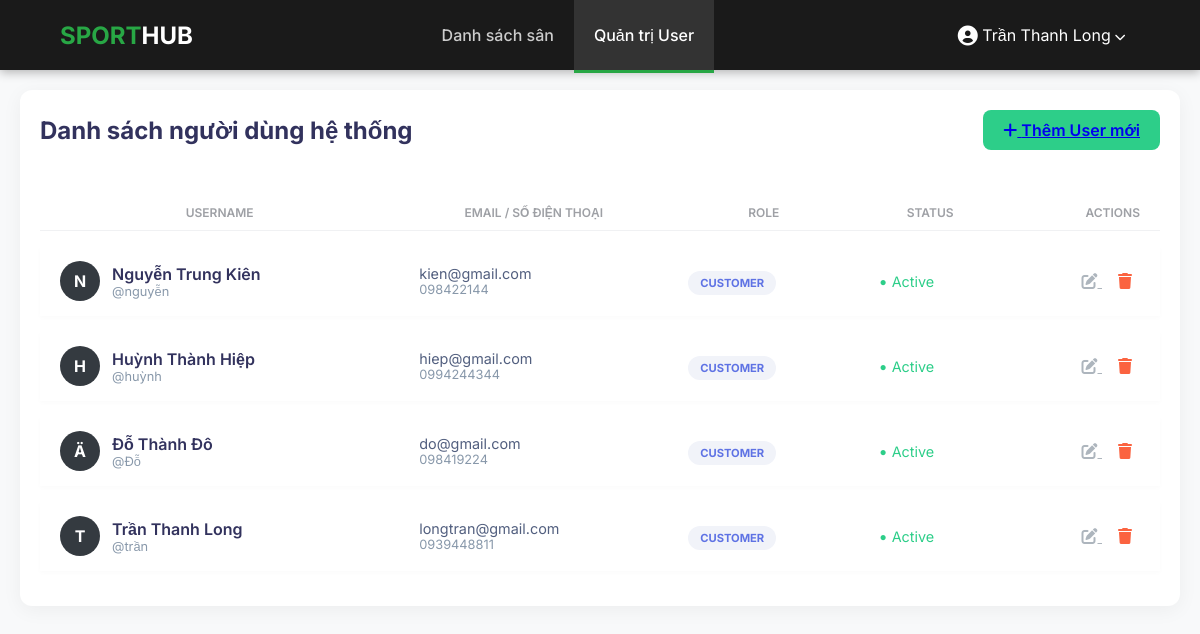
Page /index.php?action=user (signed in) on the committed database.
### tables this page shows
CREATE TABLE `users` (
  `id` int(11) NOT NULL,
  `name` varchar(100) NOT NULL,
  `email` varchar(100) NOT NULL,
  `password` varchar(255) NOT NULL,
  `phone` varchar(15) DEFAULT NULL,
  `created_at` timestamp NOT NULL DEFAULT current_timestamp()
);

### src/Controllers/UserController.php (called while the page is built, shortened)
<?php
class UserController
{
    private $userModel;
    public function __construct()
    {
        $this->userModel = new UserModel();
    }
    public function index()
    {
        $users = $this->userModel->getAllUsers();
        require_once PROJECT_ROOT . '/views/layout/header.php';
        require_once PROJECT_ROOT . '/views/User/UserList.php';
        require_once PROJECT_ROOT . '/views/layout/footer.php';
    }
}

### src/database.php (called while the page is built, shortened)
<?php
class Database
{
    private static $instance = null;
    private $conn;
    private $host = 'localhost';
    private $db_name = 'datsan_thethao_db';
    private $username = 'root';
    private $password = '';
    private function __construct()
    {
        try {
            $this->conn = new
                PDO(
                    "mysql:host={$this->host};dbname={$this->db_name}",
                    $this->username,
                    $this->password
                );
            $this->conn->setAttribute(
                PDO::ATTR_ERRMODE,
                PDO::ERRMODE_EXCEPTION
            );
            $this->conn->exec("set names utf8");
        } catch (PDOException $exception) {
            echo "Connection error: " . $exception->getMessage();
        }
    }
    public static function getInstance()
    {
        if (!self::$instance) {
            self::$instance = new Database();
        }
        return self::$instance;
    }
    public function getConnection()
    {
        return $this->conn;
    }
}

### src/Models/UserModel.php (called while the page is built, shortened)
<?php
class UserModel
{
    private $conn;
    public function __construct()
    {
        $this->conn = Database::getInstance()->getConnection();
    }
    public function getAllUsers()
    {
        $stmt = $this->conn->prepare("SELECT id, name, email, phone FROM users ORDER BY id DESC");
        $stmt->execute();
        return $stmt->fetchAll(\PDO::FETCH_ASSOC);
    }
}

### views/User/UserList.php (the view, shortened to what this page needs)
<div class="user-list-container">
    <div style="display: flex; justify-content: space-between; align-items: center; margin-bottom: 30px;">
        <h2 style="font-weight: 700; color: #32325d; margin: 0;">Danh sách người dùng hệ thống</h2>
        <a href="index.php?action=add_user" class="btn btn-primary" style="background: #2dce89; border: none; border-radius: 8px; padding: 10px 20px; font-weight: 600;">
            <i class="fa fa-plus me-2"></i> Thêm User mới
        </a>
    </div>
    <table class="table-modern">
        <thead>
            <tr>
                <th>Username</th>
                <th>Email / Số điện thoại</th>
                <th>Role</th>
                <th>Status</th>
                <th style="text-align: right;">Actions</th>
            </tr>
        </thead>
        <tbody>
            <?php if (!empty($users)): ?>
                <?php foreach ($users as $user): ?>
                    <tr>
                        <td>
                            <div class="user-info">
                                <div class="avatar-circle">
                                    <?= strtoupper(substr($user['name'], 0, 1)) ?>
                                </div>
                                <div>
                                    <div style="font-weight: 600; color: #32325d;"><?= htmlspecialchars($user['name']) ?></div>
                                    <div style="font-size: 0.8rem; color: #8898aa;">@<?= strtolower(explode(' ', $user['name'])[0]) ?></div>
                                </div>
                            </div>
                        </td>
                        <td>
                            <div style="color: #525f7f; font-size: 0.9rem;"><?= htmlspecialchars($user['email']) ?></div>
                            <div style="font-size: 0.8rem; color: #8898aa;"><?= htmlspecialchars($user['phone'] ?? '---') ?></div>
                        </td>
                        <td>
                            <span class="badge-role">CUSTOMER</span>
                        </td>
                        <td>
                            <span class="status-active">Active</span>
                        </td>
                        <td style="text-align: right;" class="action-btns">
                            <a href="index.php?action=edit_user&id=<?= $user['id'] ?>" title="Sửa">
                                <i class="fas fa-edit"></i>
                            </a>
                            <a href="index.php?action=delete_user&id=<?= $user['id'] ?>"
                               style="color: #fb6340;"
                               onclick="return confirm('Xóa user này?')" title="Xóa">
                                <i class="fas fa-trash"></i>
                            </a>
                        </td>
                    </tr>
                <?php endforeach; ?>
            <?php endif; ?>
        </tbody>
    </table>
</div>

### public/index.php (shortened to what this page needs)
<?php
$action = $_GET['action'] ?? 'index';
switch ($action) {
    case 'login':
    case 'register':
    case 'do_login':
    case 'do_register':
    case 'logout':
    case 'user':
    case 'add_user':
    case 'do_add_user':
    case 'edit_user':
    case 'update_user':
    case 'delete_user':
        $controller = new UserController();
        break;
}
switch ($action) {
    case 'user':
        $controller->index();
        break;
}

### views/layout/header.php (shortened to what this page needs)
<?php
$current_action = $_GET['action'] ?? 'index';
function isActive($action, $current_action)
{
    $court_actions = ['courts', 'index', 'add', 'edit', 'update', 'delete', 'booking'];
    $user_actions = ['user', 'add_user', 'edit_user', 'update_user', 'delete_user'];
    if ($action === 'user' && in_array($current_action, $user_actions)) return 'active';
    return ($action === $current_action) ? 'active' : '';
}
?>
<!DOCTYPE html>
<html lang="vi">
<head>
    <link rel="stylesheet" href="https://cdnjs.cloudflare.com/ajax/libs/font-awesome/6.0.0/css/all.min.css">
</head>
<body>
    <nav class="navbar">
        <a href="index.php" class="nav-brand">SPORT<span style="color:white">HUB</span></a>
        <ul class="nav-links">
            <li>
                <a href="index.php?action=courts" class="<?= isActive('courts', $current_action); ?>">
                     Danh sách sân
                </a>
            </li>
            <li>
                <a href="index.php?action=user" class="<?= isActive('user', $current_action); ?>">
                     Quản trị User
                </a>
            </li>
        </ul>
        <div class="user-menu" id="user-menu-dropdown">
            <div class="user-name">
                <i class="fas fa-user-circle fa-lg me-1"></i>
                <span><?php echo htmlspecialchars($_SESSION['user_name']); ?></span>
                <i class="fas fa-chevron-down ms-1" style="font-size: 0.7rem;"></i>
            </div>
        </div>
    </nav>
    <div class="container">

### views/layout/footer.php (shortened to what this page needs)
    </div>
</body>
</html>

### views/layout/header.php (style rules this page uses)
:root { --primary-color: #28a745; --dark-color: #1a1a1a; --text-light: #ffffff; --bg-body: #f8f9fa; }
body { font-family: 'Inter', sans-serif; background-color: var(--bg-body); margin: 0; padding-top: 70px; }
.navbar { background-color: var(--dark-color); color: var(--text-light); padding: 0 5%; position: fixed; top: 0; left: 0; width: 90%; height: 70px; display: flex; justify-content: space-between; align-items: center; box-shadow: 0 2px 10px rgba(0, 0, 0, 0.3); z-index: 1000; }
.nav-brand { font-size: 1.5rem; font-weight: 700; color: var(--primary-color); text-decoration: none; }
.nav-links { list-style: none; margin: 0; padding: 0; display: flex; height: 100%; }
.nav-links li { height: 100%; }
.nav-links li a { display: flex; align-items: center; color: #ccc; text-decoration: none; padding: 0 20px; height: 100%; transition: all 0.3s; font-weight: 500; border-bottom: 3px solid transparent; }
.nav-links li a:hover, .nav-links li a.active { color: var(--text-light); background-color: #333; border-bottom: 3px solid var(--primary-color); }
.user-menu { position: relative; height: 100%; display: flex; align-items: center; }
.user-name { cursor: pointer; padding: 10px 15px; border-radius: 8px; transition: background 0.3s; }
.container { max-width: 1200px; margin: 0 auto; padding: 20px; }

### views/User/UserList.php (style rules this page uses)
.user-list-container { background-color: #fff; border-radius: 12px; padding: 20px; box-shadow: 0 4px 20px rgba(0,0,0,0.05); }
.table-modern { width: 100%; border-collapse: separate; border-spacing: 0 15px; }
.table-modern th { color: #9ea0a5; font-weight: 600; text-transform: uppercase; font-size: 0.75rem; padding: 10px 20px; border-bottom: 1px solid #f0f1f3; }
.table-modern tbody tr { background-color: #fff; transition: transform 0.2s; box-shadow: 0 2px 5px rgba(0,0,0,0.02); }
.table-modern td { padding: 15px 20px; vertical-align: middle; }
.user-info { display: flex; align-items: center; gap: 12px; }
.avatar-circle { width: 40px; height: 40px; background-color: #343a40; border-radius: 50%; display: flex; align-items: center; justify-content: center; color: white; font-weight: bold; }
.badge-role { padding: 5px 12px; border-radius: 20px; font-size: 0.7rem; font-weight: bold; background: #f1f3f9; color: #5e72e4; }
.status-active { color: #2dce89; display: flex; align-items: center; gap: 5px; font-size: 0.9rem; }
.status-active::before { content: "●"; font-size: 12px; }
.action-btns a { color: #adb5bd; margin: 0 8px; transition: 0.3s; }

### rows in the picture
users: name "N", name "Nguyễn Trung Kiên", name "nguyễn", email "kien@gmail.com", phone "098422144"
users: name "H", name "Huỳnh Thành Hiệp", name "huỳnh", email "hiep@gmail.com", phone "0994244344"
users: name "Ä", name "Đỗ Thành Đô", name "Đỗ", email "do@gmail.com", phone "098419224"
users: name "T", name "Trần Thanh Long", name "trần", email "longtran@gmail.com", phone "0939448811"

### other values in the picture
$_SESSION['user_name'] "Trần Thanh Long"
